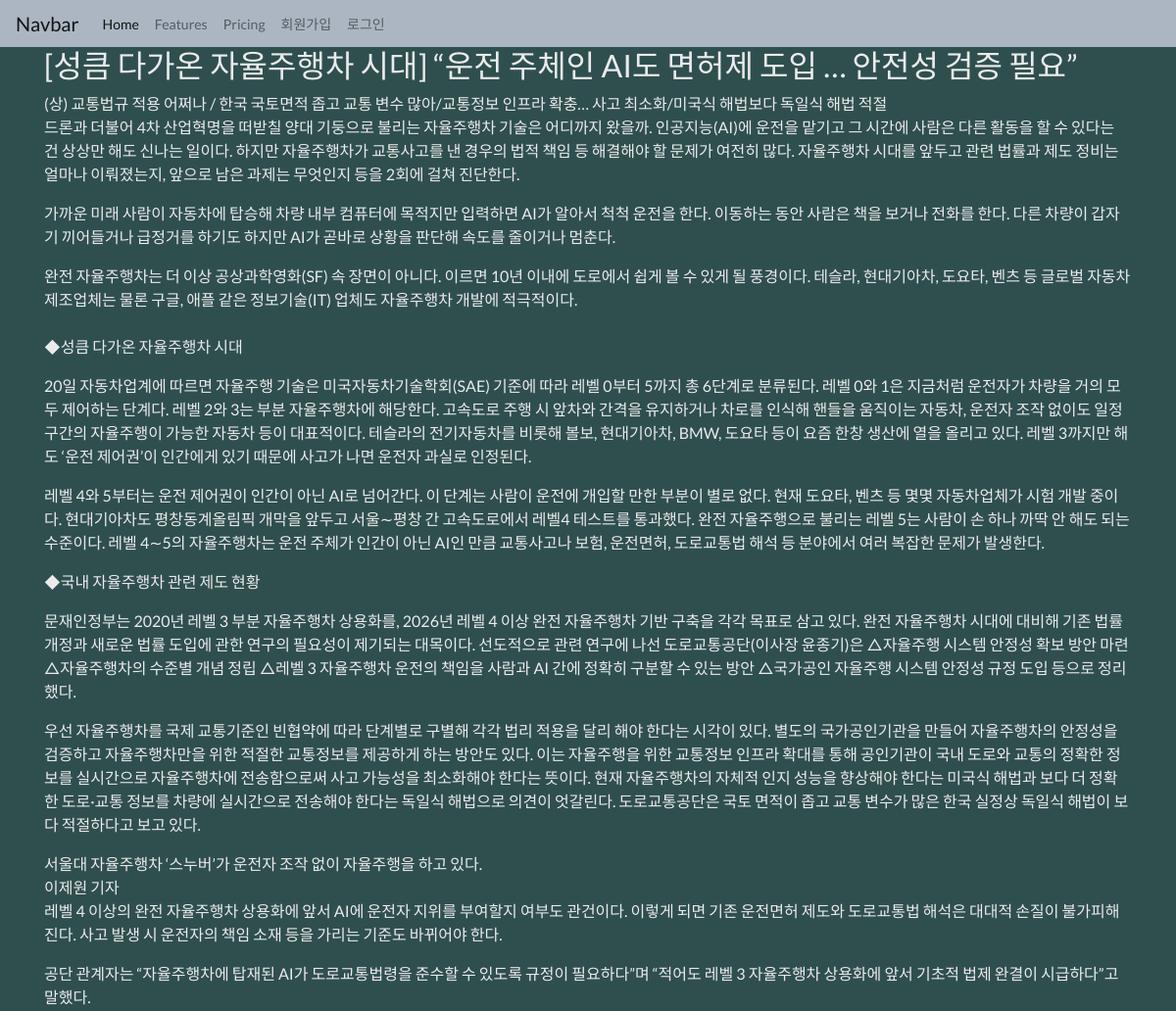
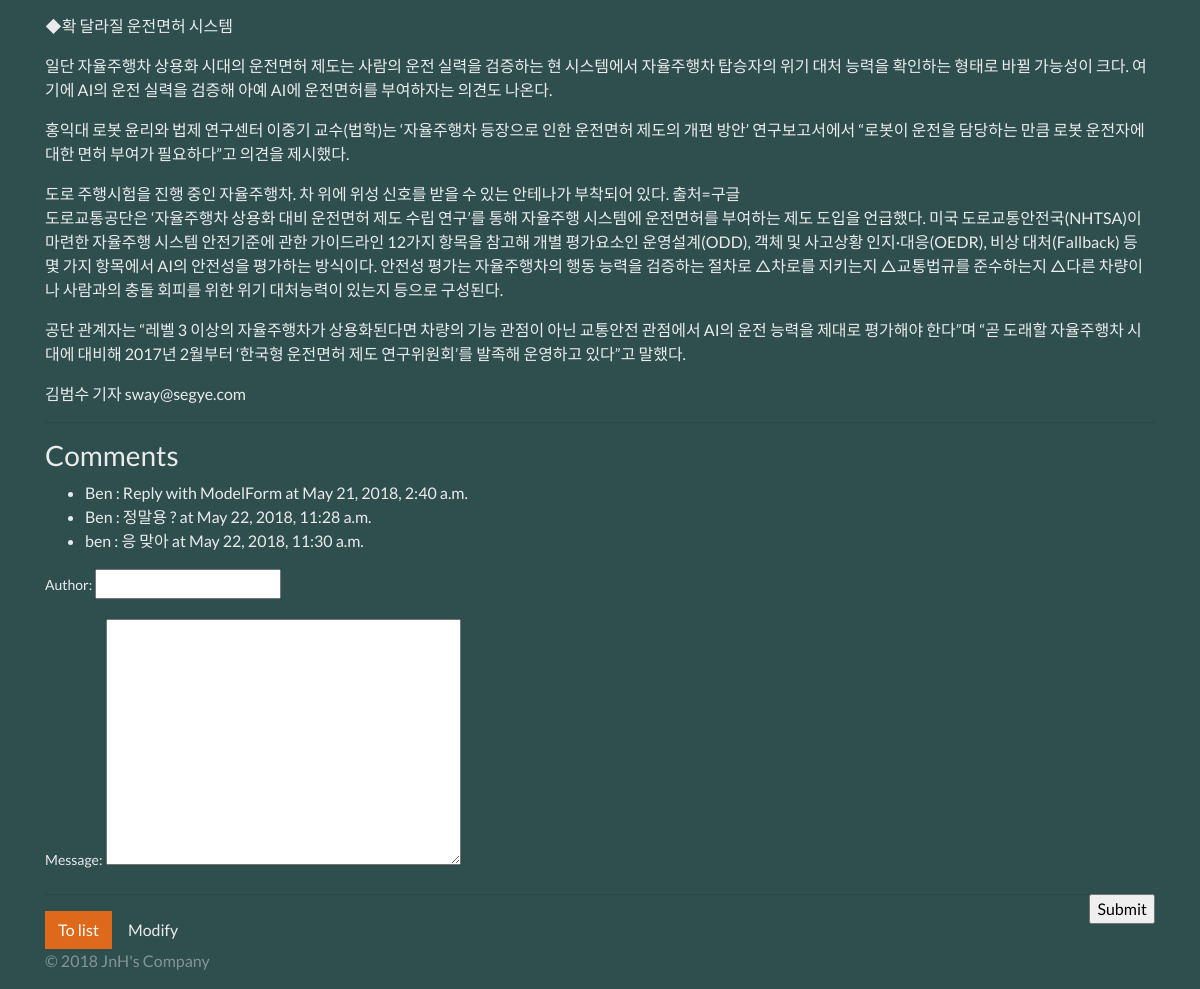
Page /blog/1005/ on the committed database (2 pictures, top to bottom).
### blog/models.py (models this page shows, shortened)
class Post(models.Model):
    STATUS_CHOICES = (
        ('d', 'Draft'),
        ('p', 'Published'),
        ('w', 'Withdrawn'),
    )
    user = models.ForeignKey(settings.AUTH_USER_MODEL)
    title = models.CharField(max_length=100, verbose_name="Subject", help_text="input title, max 100")
    content = models.TextField(verbose_name="Content")
    image = models.ImageField(blank=True)
    tag = models.CharField(max_length=50, blank=True, help_text="write tags")
    lnglat = models.CharField(max_length=30,
        validators=[lnglat_validator],
        help_text="\"longtitude,latitude\" type",
        blank=True
    )
    status = models.CharField(max_length=1, choices=STATUS_CHOICES)
    tag_set = models.ManyToManyField('Tag', blank=True)
    ip = models.CharField(max_length=20)
    created_at = models.DateTimeField(auto_now_add=True)
    updated_at = models.DateTimeField(auto_now=True)
    class Meta:
        ordering = ['-id']

class Comment(models.Model):
    post = models.ForeignKey(Post)
    author = models.CharField(max_length=20)
    message = models.TextField()
    created_at = models.DateTimeField(auto_now_add=True)
    updated_at = models.DateTimeField(auto_now=True)

### blog/views.py (the view)
# urls.py: url(r'^(?P<id>\d+)/$', views.post_detail, name='post_detail'),
def post_detail(request, id):
    post = get_object_or_404(Post, id=id)
    if request.method == 'POST':
        form = CommentForm(request.POST, request.FILES)
        if form.is_valid():
            comment = form.save(commit=False)
            comment.post_id = id
            comment.save()
            messages.success(request, 'Successfully replied to post..')
            return redirect(post)
    else:
        form = CommentForm()
    return render(request, 'blog/post_detail.html', {
        'post': post,
        'form': form,
    })

### blog/forms.py
class CommentForm(forms.ModelForm):
    class Meta:
        model = Comment
        fields = ['author', 'message']

### blog/templates/blog/post_detail.html (shortened to what this page needs)
{% extends "blog/layout.html" %}
{% block content %}
<div class="container">
    <div class="row">
        <div class="col-sm-12">
            <h2>{{ post.title }}</h2>
                {{ post.content|linebreaks }}
            <hr/>
            <h3>Comments </h3>
            <ul>
                {% for comment in post.comment_set.all %}
                    <li>
                        {{ comment.author }} :
                        {{ comment.message }}
                        at {{ comment.updated_at }}
                    </li>
                {% endfor %}
            </ul>
            <p>
            <form action="" method="post">
                {{ form.as_p }}
                <input type="submit" class="float-right">
            </form>
            </p>
            <hr/>
            <a href="{% url 'blog:post_list' %}" class="btn btn-primary"> To list </a>
            <a href="{% url 'blog:post_edit' post.id %}" class="btn btn-default">Modify</a>
        </div>
    </div>
</div>
{% endblock %}

### start_django/static/style.css (style rules this page uses)
body { background-color: darkslategrey }

### rows in the picture
Post: title "[성큼 다가온 자율주행차 시대] “운전 주체인 AI도 면허제 도입 … 안전성 검증 필요”", content "(상) 교통법규 적용 어쩌나 / 한국 국토면적 좁고 교통 변수 많아/교통정보 인프라 확충… 사고 최소화/미국식 해법보다 독일식 해법 적절 드론과 더불어 4차 산업혁명을 떠받칠 양대 기둥으로 불리는 자율주행차 기술은 어디까지 왔을까. 인공지능(AI)에 운전을 맡기고 그 시간에 사람은 다른 활동을 할 수 있다는 건 상상만 해도 신나는 일이다. 하지만 자율주행차가 교통사고를 낸 경우의 법적 책임 등 해결해야 할 문제가 여전히 많다. 자율주행차 시대를 앞두고 관련 법률과 제도 정비는 얼마나 이뤄졌는지, 앞으로 남은 과제는 무엇인지 등을 2회에 걸쳐 진단한다. 가까운 미래 사람이 자동차에 탑승해 차량 내부 컴퓨터에 목적지만 입력하면 AI가 알아서 척척 운전을 한다. 이동하는 동안 사람은 책을 보거나 전화를 한다. 다른 차량이 갑자기 끼어들거나 급정거를 하기도 하지만 AI가 곧바로 상황을 판단해 속도를 줄이거나 멈춘다. 완전 자율주행차는 더 이상 공상과학영화(SF) 속 장면이 아니다. 이르면 10년 이내에 도로에서 쉽게 볼 수 있게 될 풍경이다. 테슬라, 현대기아차, 도요타, 벤츠 등 글로벌 자동차 제조업체는 물론 구글, 애플 같은 정보기술(IT) 업체도 자율주행차 개발에 적극적이다. ◆성큼 다가온 자율주행차 시대 20일 자동차업계에 따르면 자율주행 기술은 미국자동차기술학회(SAE) 기준에 따라 레벨 0부터 5까지 총 6단계로 분류된다. 레벨…"
Comment: author "Ben", message "Reply with ModelForm", updated_at "May 21, 2018, 2:40 a.m."
Comment: author "Ben", message "정말용 ?", updated_at "May 22, 2018, 11:28 a.m."
Comment: author "ben", message "응 맞아", updated_at "May 22, 2018, 11:30 a.m."
